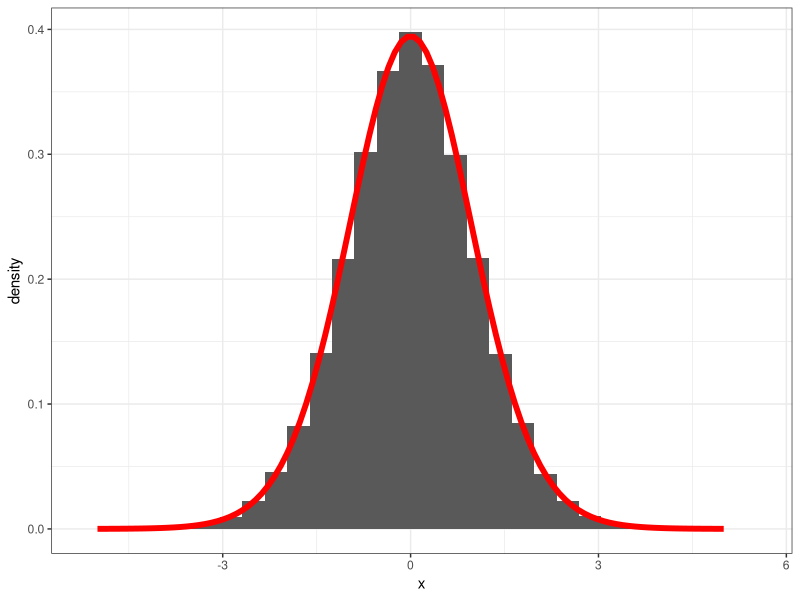
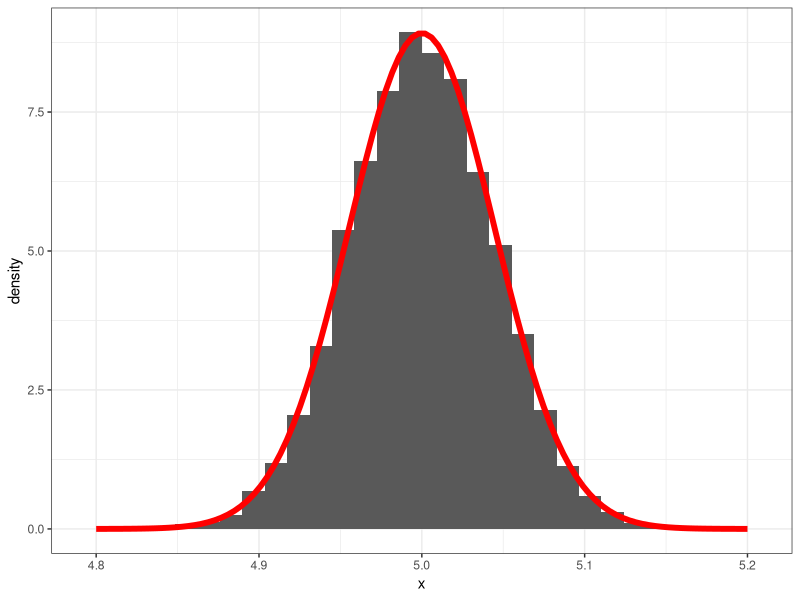
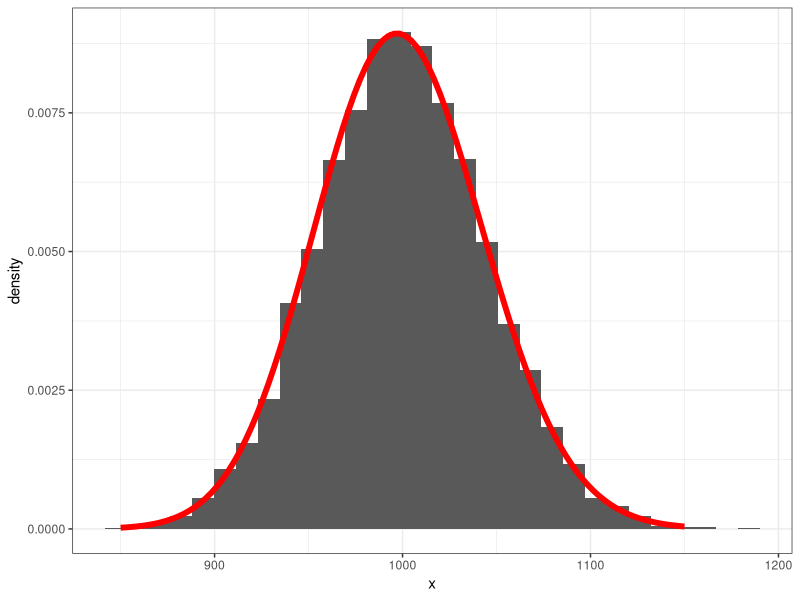
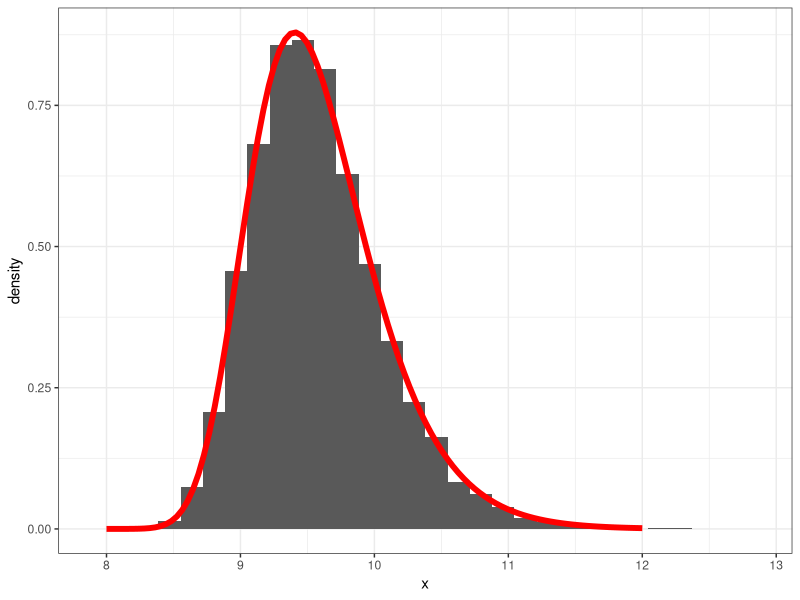
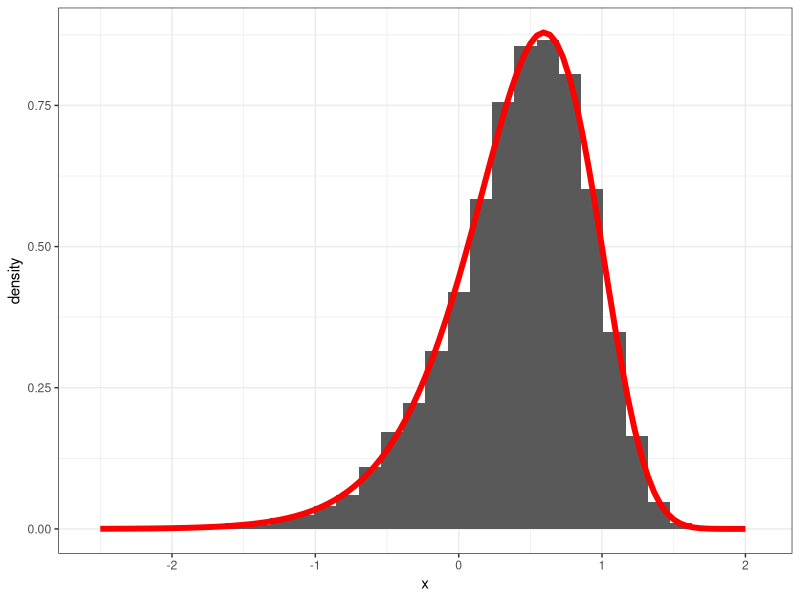
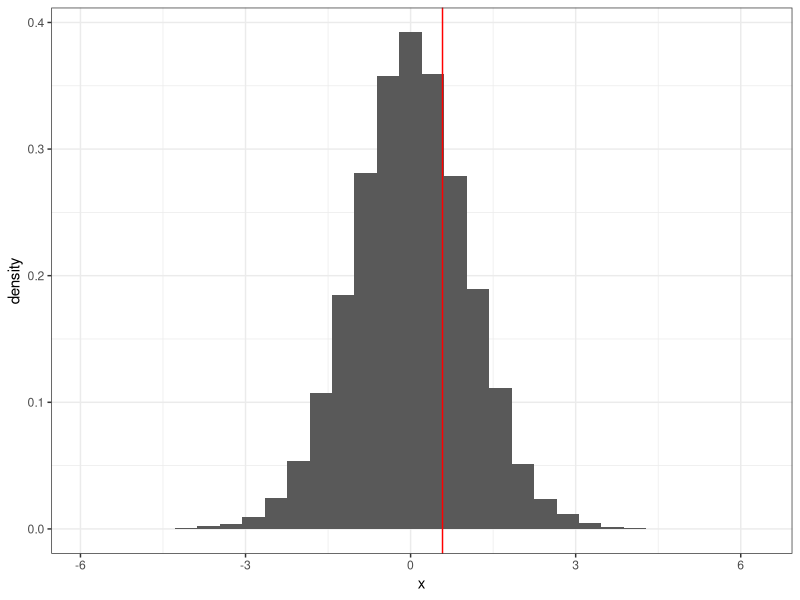
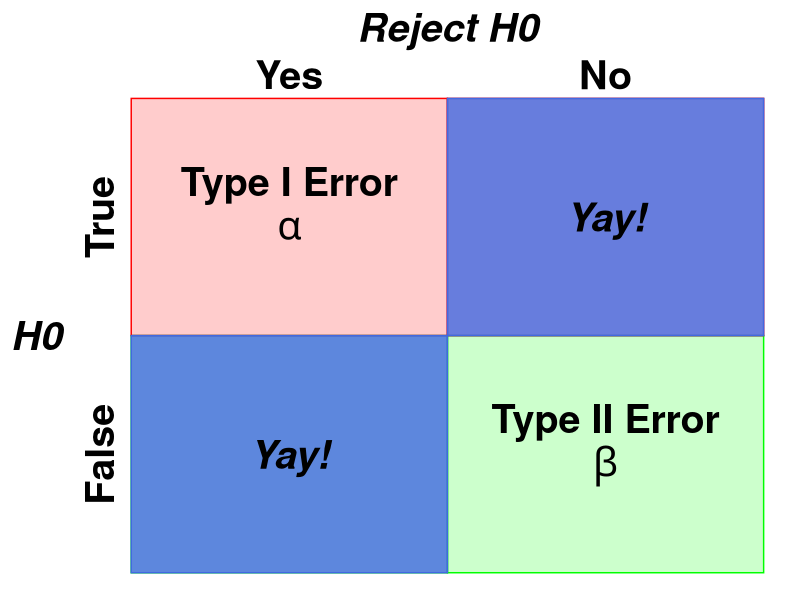
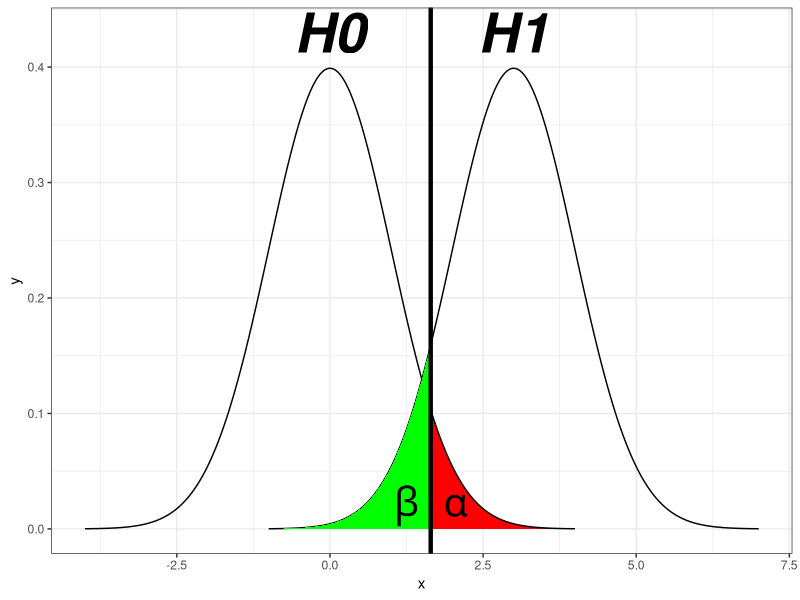

These figures' R source, in order:
## ---- chunk 1
#| code-fold: false

library(tidyverse)
theme_set(theme_bw())

## ---- chunk 2
#| code-fold: show
x <- rnorm(24, 3, 3)
## ---- chunk 3
t_stat <- function(i){
  x <- rnorm(24, 3, 3)
  tt <- (mean(x) - 3)/(sd(x)/sqrt(24))
  return(tt)
}
t_dist <- sapply(1:100000, t_stat)
xe <- seq(-5, 5, length.out = 100)
t_dist |> tibble(x = _) |> 
  ggplot(aes(x, y = ..density..)) +
  geom_histogram() +
  geom_line(data = tibble(x = xe, y = dt(xe, 23)),
            mapping = aes(x,y),
            col =  "red", lwd = 2)
## ---- chunk 4
#| code-fold: show
sim1 <- function(i){
  x <- rnorm(1000, mean = 5, sd = sqrt(2))
  return(mean(x))
}
results <- replicate(10000, sim1(1))

xe <- seq(4.8, 5.2, length.out = 100)
tibble(x = results) |> 
  ggplot(aes(x, y = ..density..)) +
  geom_histogram() +
  geom_line(data = tibble(x = xe, y = dnorm(xe, 5, sqrt(2/1000))),
            mapping = aes(x,y),
            col =  "red", lwd = 2)


## ---- chunk 5
#| code-fold: show
sim2 <- function(i){
  x <- rnorm(1000, mean = 5, sd = sqrt(2))
  return(var(x))
}
results <- replicate(10000, sim2(1))

xe <- seq(850, 1150, length.out = 100)
tibble(x = 999 * results / 2) |> 
  ggplot(aes(x, y = ..density..)) +
  geom_histogram() +
  geom_line(data = tibble(x = xe, y = dchisq(xe, 999)),
            mapping = aes(x,y),
            col =  "red", lwd = 2)


## ---- chunk 6
sim3 <- function(i){
  x <- rnorm(1000, mean = 5, sd = sqrt(2))
  return(max(x))
}
results <- replicate(10000, sim3(1))

xe <- seq(8, 12, length.out = 100)
tibble(x = results) |> 
  ggplot(aes(x, y = ..density..)) +
  geom_histogram() +
  geom_line(data = tibble(x = xe, 
                          y = 1000 * dnorm(xe, 5, sqrt(2)) * pnorm(xe, 5, sqrt(2))^999),
            mapping = aes(x,y),
            col =  "red", lwd = 2)

## ---- chunk 7
sim4 <- function(i){
  x <- rnorm(1000, mean = 5, sd = sqrt(2))
  return(min(x))
}
results <- replicate(10000, sim4(1))

xe <- seq(-2.5, 2, length.out = 100)
tibble(x = results) |> 
  ggplot(aes(x, y = ..density..)) +
  geom_histogram() +
  geom_line(data = tibble(x = xe, 
                          y = 1000 * (1 - pnorm(xe, 5, sqrt(2)))^999 * dnorm(xe, 5, sqrt(2))),
            mapping = aes(x,y),
            col =  "red", lwd = 2)

## ---- chunk 8
#| code-fold: show
x <- rnorm(24, 3, 3)
## ---- chunk 9

tstat <- (mean(x) - 3)/(sd(x)/sqrt(24))


t_stat_sim <- function(i){
  x <- rnorm(24, 3, 3)
  tt <- (mean(x) - 3)/(sd(x)/sqrt(24))
  return(tt)
}
t_dist <- sapply(1:100000, t_stat_sim)

t_dist |> tibble(x = _) |> 
  ggplot(aes(x, y = ..density..)) +
  geom_histogram() +
  geom_vline(aes(xintercept = tstat), col = "red")

sum(abs(tstat) < abs(t_dist))
(sum(abs(tstat) < abs(t_dist)) + 1) / (length(t_dist) + 1)


## ---- chunk 10
#| code-fold: show
x <- rnorm(24, 6, 3)
## ---- chunk 11
#| code-fold: false
y <- runif(35, 0, 8)
## ---- chunk 12


a1 <- data.frame(
   x = c(2.5,3.5),
   y = c(41, 41),
   label = c("Yes", "No")
)

a2 <- data.frame(
   x = c(1.9),
   y = c(25, 35),
   label = c("False", "True")
)
a3 <- tibble(x = c(1.7,3), 
             y = c(30, 43), 
             label = c("H0", "Reject H0"))

yay <- tibble(x = c(2.5, 3.5), 
              y = c(25, 35), 
              label = c("Yay!", "Yay!"))

type1 <- tibble(x = c(2.5, 3.5),
                y = c(36.5, 26.5),
                label = c("Type I Error", "Type II Error"))

type2 <- tibble(x = c(3.5, 2.5),
                y = c(24.5, 34.5),
                label = c("beta", "alpha"))


# basic graph
p <- ggplot() + theme_void()

# Add rectangles
p + annotate("rect", 
             xmin=c(2,3), xmax=c(3,4), 
             ymin=c(20,20), ymax=c(30,30), 
             alpha=0.2, color="green", fill="green") + 
    annotate("rect", 
             xmin=c(2,3), xmax=c(3,4), 
             ymin=c(30,30), ymax=c(40,40), 
             alpha=0.2, color="red", fill="red") +
    annotate("rect",
             xmin=c(3,2), xmax=c(4,3),
             ymin=c(30, 20), ymax=c(40, 30),
             alpha=0.8, color="royalblue", fill="royalblue") +
    geom_text(data=a1, aes(x=x, y=y, label=label),
             size=10 , fontface="bold" ) +
    geom_text(data=a3, aes(x=x, y=y, label=label),
             size=10 , fontface="bold.italic" ) +
    geom_text(data=a2, aes(x=x, y=y, label=label),
             size=10, angle = 90, fontface="bold" ) +
    geom_text(data=yay, aes(x=x, y=y, label=label),
             size=10, fontface="bold.italic" ) +
    geom_text(data=type1, aes(x=x, y=y, label=label),
             size=10, fontface="bold") +
    geom_text(data=type2, aes(x=x, y=y, label=label),
             size=10, fontface="bold", parse = T ) 

  

## ---- chunk 13
x <- seq(-4, 4, length.out = 1000)
xx <- seq(-1, 7, length.out = 1000)
dt_one<-function(x){
            y <- dnorm(x)
            y[x < qnorm(.94)] <-NA
            return(y)
}
dt_two<-function(x){
            y <- dnorm(x, mean = 3)
            y[x > 1.645] <-NA
            return(y)
}
df1 <- tibble(x = x, y = dnorm(x))
df2 <- tibble(x = xx, y = dnorm(xx, mean = 3))

a1 <- tibble(x = c(0,3), y = c(0.43, 0.43), label = c("H0", "H1"))
a2 <- tibble(x = c(2.05,1.25), y = c(0.02, 0.02), label = c(paste("alpha"), "beta"))

df1 |> 
  ggplot(aes(x, y)) +
    stat_function(fun = dt_one, geom = "area", fill = "red") +
    geom_line() +
    geom_line(aes(x, y), df2) +
    stat_function(fun = dt_two, geom = "area", fill = "green") +
    geom_vline(aes(xintercept = 1.645), lwd = 1.5) +
    geom_text(data=a1, aes(x=x,y=y, label=label),
              size=14 , fontface="bold.italic" ) +
    geom_text(data=a2, aes(x=x,y=y, label=label),
              size=10 , fontface="bold.italic", parse = T) +
    theme_bw()

## ---- chunk 14
x <- seq(-4, 4, length.out = 1000)
xx <- seq(-1, 7, length.out = 1000)
dt_one<-function(x){
            y <- dnorm(x)
            y[x < qnorm(.94)] <-NA
            return(y)
}
dt_two<-function(x){
            y <- dnorm(x, mean = 3)
            y[x > 1.645] <-NA
            return(y)
}
df1 <- tibble(x = x, y = dnorm(x))
df2 <- tibble(x = xx, y = dnorm(xx, mean = 3))

a1 <- tibble(x = c(0,3), y = c(0.43, 0.43), label = c("H0", "H1"))
a2 <- tibble(x = c(2.05,1.25), y = c(0.02, 0.02), label = c(paste("alpha"), "beta"))

df1 |> 
  ggplot(aes(x, y)) +
    stat_function(fun = dt_one, geom = "area", fill = "red") +
    geom_line() +
    geom_line(aes(x, y), df2) +
    stat_function(fun = dt_two, geom = "area", fill = "green") +
    geom_vline(aes(xintercept = 1.645), lwd = 1.5) +
    geom_text(data=a1, aes(x=x,y=y, label=label),
              size=14 , fontface="bold.italic" ) +
    geom_text(data=a2, aes(x=x,y=y, label=label),
              size=10 , fontface="bold.italic", parse = T) +
    theme_bw()
